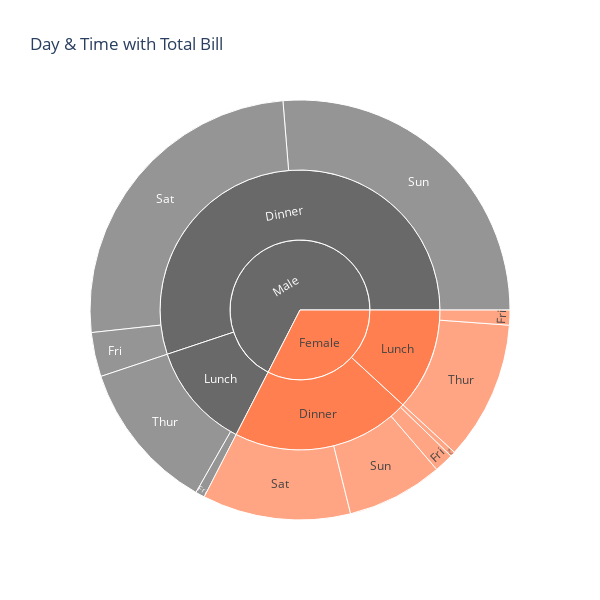

Here is the notebook cell this chart was saved with:
### Code cell
# Using an explicit mapping for discrete colors
fig_s4 = px.sunburst(tip, path=['sex', 'time', 'day'], values='total_bill',
                    color='sex', color_discrete_map={'Male':'dimgrey', 'Female':'coral'},
                    width=600, height=600, title='Day & Time with Total Bill')
fig_s4.show()

### Figure 1 — Plotly figure (JSON) as saved in the notebook; plotly's stock layout.template omitted (floating-point values rounded to 4 significant figures)
{"data": [{"branchvalues": "total", "customdata": [["Female"], ["Male"], ["Female"], ["Female"], ["Male"], ["Male"], ["Female"], ["Male"], ["Female"], ["Female"], ["Male"], ["Female"], ["Male"], ["Female"], ["Male"], ["Male"], ["Female"]], "domain": {"x": [0, 1], "y": [0, 1]}, "hovertemplate": "labels=%{label}<br>total_bill=%{value}<br>parent=%{parent}<br>id=%{id}<br>sex=%{customdata[0]}<extra></extra>", "ids": ["Female/Dinner/Fri", "Male/Lunch", "Female/Dinner", "Female/Dinner/Sat", "Male", "Male/Dinner/Sat", "Female/Dinner/Sun", "Male/Dinner/Sun", "Female", "Female/Lunch/Thur", "Male/Lunch/Thur", "Female/Lunch/Fri", "Male/Dinner", "Female/Lunch", "Male/Dinner/Fri", "Male/Lunch/Fri", "Female/Dinner/Thur"], "labels": ["Fri", "Lunch", "Dinner", "Sat", "Male", "Sat", "Sun", "Sun", "Female", "Thur", "Thur", "Fri", "Dinner", "Lunch", "Fri", "Fri", "Thur"], "marker": {"colors": ["coral", "dimgrey", "coral", "coral", "dimgrey", "dimgrey", "coral", "dimgrey", "coral", "coral", "dimgrey", "coral", "dimgrey", "coral", "dimgrey", "dimgrey", "coral"]}, "name": "", "parents": ["Female/Dinner", "Male", "Female", "Female/Dinner", "", "Male/Dinner", "Female/Dinner", "Male/Dinner", "", "Female/Lunch", "Male/Lunch", "Female/Lunch", "Male", "Female", "Male/Dinner", "Male/Lunch", "Female/Dinner"], "type": "sunburst", "values": [71.55, 595.6, 999.1, 551.0, 3257.0, 1227.0, 357.7, 1269.0, 1571.0, 516.1, 561.4, 55.76, 2661.0, 571.9, 164.4, 34.16, 18.78]}], "layout": {"height": 600, "legend": {"tracegroupgap": 0}, "title": {"text": "Day & Time with Total Bill"}, "width": 600}}
